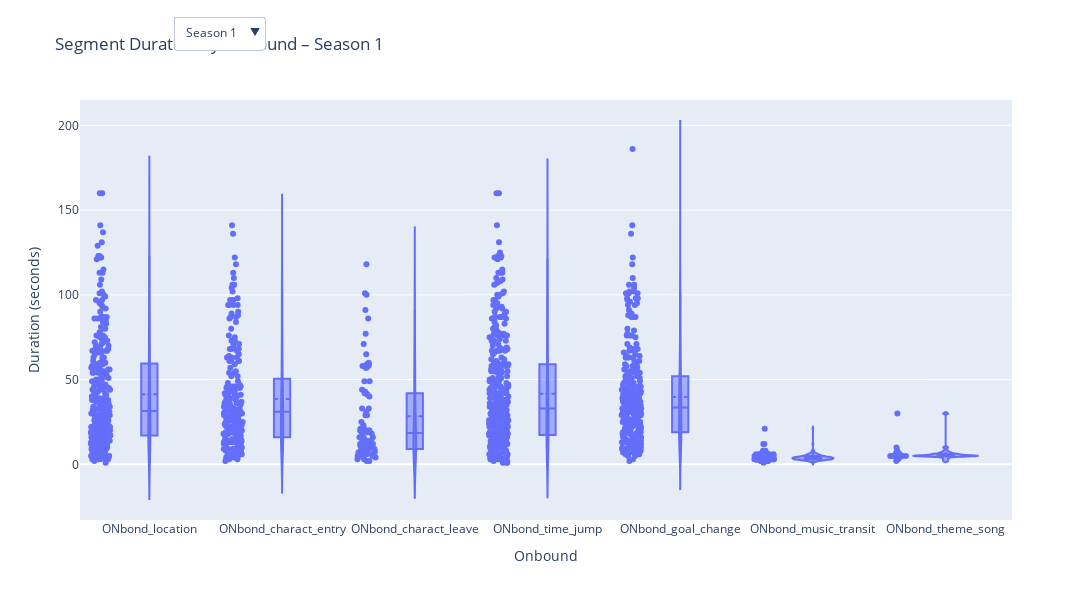

Here is the notebook cell this chart was saved with:
### Markdown cell above
# SEGMENT 🧩 DURATION 🕰️ FOR ONBOUND/OFFBOUND TYPE

### Code cell
# Sort seasons
seasons = sorted(df_true2['season'].unique())
fig = go.Figure()

# Add one violin plot per season (but only first season is visible by default)
for i, season in enumerate(seasons):
    filtered_df2 = df_true2[df_true2['season'] == season]

    fig.add_trace(go.Violin(
        y=filtered_df2["duration"],
        x=filtered_df2["Onbond"],
        name=f"Season {season}",
        box_visible=True,
        meanline_visible=True,
        points="all",
        hovertext=filtered_df2["global_segment"],
        visible=(i == 0),
        customdata=filtered_df2[['global_segment', 'duration']].values,
            hovertemplate=(
                "Onbond: %{x}<br>" +
                "Global segment: %{customdata[0]}<br>" +
                "Duration: %{customdata[1]} seconds<br>" +
                "<extra></extra>"  # hides the trace name in the tooltip
    )))

# Create dropdown buttons to toggle seasons
dropdown_buttons = [
    dict(
        label=f"Season {season}",
        method="update",
        args=[
            {"visible": [i == j for j in range(len(seasons))]},
            {"title": f"Segment Duration by Onbound– Season {season}"}
        ]
    )
    for i, season in enumerate(seasons)
]

# Update layout with dropdown and labels
fig.update_layout(
    updatemenus=[dict(
        buttons=dropdown_buttons,
        active=0,
        x=0.1,
        y=1.2,
        xanchor="left",
        yanchor="top"
    )],
    xaxis_title="Onbound",
    yaxis_title="Duration (seconds)",
    title=f"Segment Duration by Onbound – Season {seasons[0]}",
    width=1200,
    height=600
)

fig.show()

### Figure 1 — Plotly figure (JSON) as saved in the notebook; plotly's stock layout.template omitted (floating-point values rounded to 4 significant figures; data arrays with more than 128 entries replaced by an {"elided": "..."} marker saying what was removed)
{"data": [{"box": {"visible": true}, "customdata": {"elided": "1419x2 float values"}, "hovertemplate": "Onbond: %{x}<br>Global segment: %{customdata[0]}<br>Duration: %{customdata[1]} seconds<br><extra></extra>", "hovertext": {"elided": "1419 float values"}, "meanline": {"visible": true}, "name": "Season 1", "points": "all", "type": "violin", "visible": true, "x": {"elided": "1419 str values"}, "y": {"elided": "1419 float values"}}, {"box": {"visible": true}, "customdata": {"elided": "1393x2 float values"}, "hovertemplate": "Onbond: %{x}<br>Global segment: %{customdata[0]}<br>Duration: %{customdata[1]} seconds<br><extra></extra>", "hovertext": {"elided": "1393 float values"}, "meanline": {"visible": true}, "name": "Season 2", "points": "all", "type": "violin", "visible": false, "x": {"elided": "1393 str values"}, "y": {"elided": "1393 float values"}}, {"box": {"visible": true}, "customdata": {"elided": "1385x2 float values"}, "hovertemplate": "Onbond: %{x}<br>Global segment: %{customdata[0]}<br>Duration: %{customdata[1]} seconds<br><extra></extra>", "hovertext": {"elided": "1385 float values"}, "meanline": {"visible": true}, "name": "Season 3", "points": "all", "type": "violin", "visible": false, "x": {"elided": "1385 str values"}, "y": {"elided": "1385 float values"}}, {"box": {"visible": true}, "customdata": {"elided": "1378x2 float values"}, "hovertemplate": "Onbond: %{x}<br>Global segment: %{customdata[0]}<br>Duration: %{customdata[1]} seconds<br><extra></extra>", "hovertext": {"elided": "1378 float values"}, "meanline": {"visible": true}, "name": "Season 4", "points": "all", "type": "violin", "visible": false, "x": {"elided": "1378 str values"}, "y": {"elided": "1378 float values"}}, {"box": {"visible": true}, "customdata": {"elided": "1577x2 float values"}, "hovertemplate": "Onbond: %{x}<br>Global segment: %{customdata[0]}<br>Duration: %{customdata[1]} seconds<br><extra></extra>", "hovertext": {"elided": "1577 float values"}, "meanline": {"visible": true}, "name": "Season 5", "points": "all", "type": "violin", "visible": false, "x": {"elided": "1577 str values"}, "y": {"elided": "1577 float values"}}, {"box": {"visible": true}, "customdata": {"elided": "1601x2 float values"}, "hovertemplate": "Onbond: %{x}<br>Global segment: %{customdata[0]}<br>Duration: %{customdata[1]} seconds<br><extra></extra>", "hovertext": {"elided": "1601 float values"}, "meanline": {"visible": true}, "name": "Season 6", "points": "all", "type": "violin", "visible": false, "x": {"elided": "1601 str values"}, "y": {"elided": "1601 float values"}}], "layout": {"height": 600, "title": {"text": "Segment Duration by Onbound – Season 1"}, "updatemenus": [{"active": 0, "buttons": [{"args": [{"visible": [true, false, false, false, false, false]}, {"title": "Segment Duration by Onbound– Season 1"}], "label": "Season 1", "method": "update"}, {"args": [{"visible": [false, true, false, false, false, false]}, {"title": "Segment Duration by Onbound– Season 2"}], "label": "Season 2", "method": "update"}, {"args": [{"visible": [false, false, true, false, false, false]}, {"title": "Segment Duration by Onbound– Season 3"}], "label": "Season 3", "method": "update"}, {"args": [{"visible": [false, false, false, true, false, false]}, {"title": "Segment Duration by Onbound– Season 4"}], "label": "Season 4", "method": "update"}, {"args": [{"visible": [false, false, false, false, true, false]}, {"title": "Segment Duration by Onbound– Season 5"}], "label": "Season 5", "method": "update"}, {"args": [{"visible": [false, false, false, false, false, true]}, {"title": "Segment Duration by Onbound– Season 6"}], "label": "Season 6", "method": "update"}], "x": 0.1, "xanchor": "left", "y": 1.2, "yanchor": "top"}], "width": 1200, "xaxis": {"title": {"text": "Onbound"}}, "yaxis": {"title": {"text": "Duration (seconds)"}}}}
